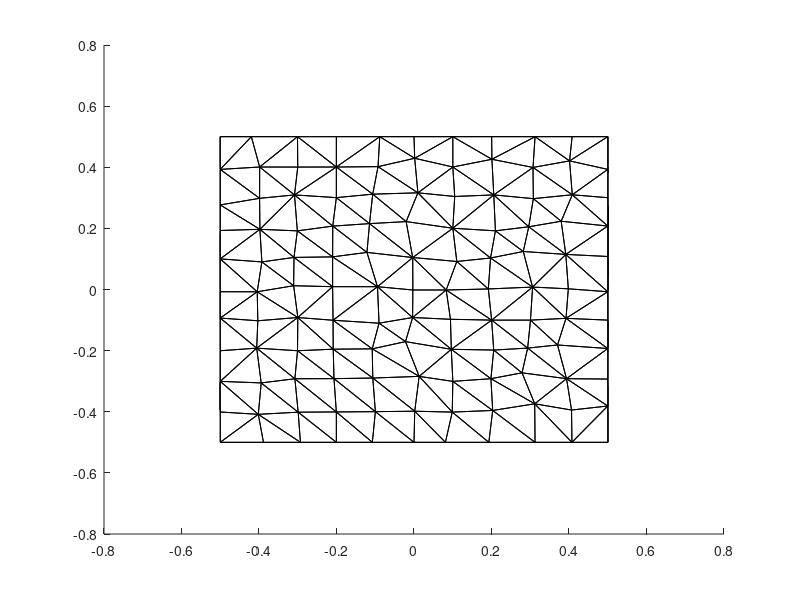

Recreate this plot in MATLAB. (Note: this script raises an error after producing the figure.)
clc;
clear all;
close all;

addpath('../bin');

%% load domain (nodes + boundary(s)) and creat dummy  then plot

load('data_interpol_1');

%% creat dummy point location for interpolation evaluation

XYZ_Point=rand(1000,3)*1.5-0.75;

%% plot

figure;
hold on;
tri_out_handle=trimesh(IN_Tri_Ini,XYZ_Noeud(:,1),XYZ_Noeud(:,2),XYZ_Noeud(:,3),'edgecolor','black');
alpha(tri_out_handle,0.5);
plot3(XYZ_Noeud(:,1),XYZ_Noeud(:,2),XYZ_Noeud(:,3),'.','color','green');
plot3(XYZ_Point(:,1),XYZ_Point(:,2),XYZ_Point(:,3),'o','color','blue');
axis vis3d
axis equal
hold off;

%% initialize the interpolator

Type_FF = 0;
%IN_Tri_Ini
Interpol=m_cnem3d_interpol(false,XYZ_Noeud,[],XYZ_Point,Type_FF);

%% interpolate a filds
% test : Var = XYZ_Noeud ==> interpolated Var on XYZ_Point = XYZ_Point

Var=XYZ_Noeud;
%Var_Int=Interpol.interpolate(Var);
Var_Int=Interpol.mat_interpol_glob*Var;

%% cal error

dif=Var_Int-XYZ_Point;
j=0;
ind_p_in=zeros(sum(Interpol.In_Out),1);
for i=1:size(Interpol.In_Out,1)
    if Interpol.In_Out(i)
        j=j+1;
        ind_p_in(j)=i;
    end
end

int_p_out=setdiff(1:size(Interpol.In_Out,1),ind_p_in);

err=max(max(abs(dif(ind_p_in,:))))

%% plot in out point

figure;
hold on;
tri_out_handle=trimesh(IN_Tri_Ini,XYZ_Noeud(:,1),XYZ_Noeud(:,2),XYZ_Noeud(:,3),'edgecolor','black');
alpha(tri_out_handle,0.5);
plot3(XYZ_Point(ind_p_in,1),XYZ_Point(ind_p_in,2),XYZ_Point(ind_p_in,3),'*','color','red');
plot3(XYZ_Point(int_p_out,1),XYZ_Point(int_p_out,2),XYZ_Point(int_p_out,3),'*','color','blue');
axis vis3d
axis equal
hold off;
